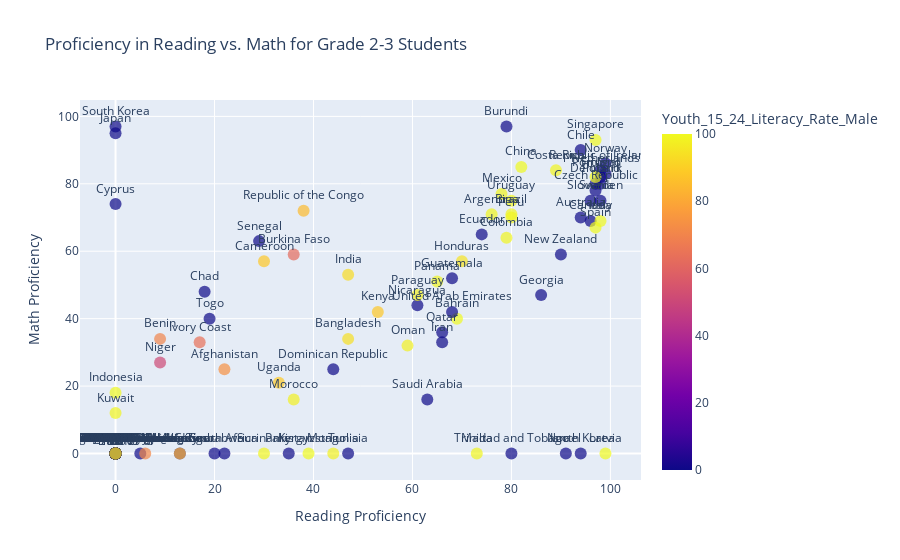

The notebook cell this image was saved under:
### Markdown cell above
## sans traitement des données

### Code cell
fig = px.scatter(df, x="Grade_2_3_Proficiency_Reading", y="Grade_2_3_Proficiency_Math", text="Countries and areas",
                 title="Proficiency in Reading vs. Math for Grade 2-3 Students",
                 labels={"Grade_2_3_Proficiency_Reading": "Reading Proficiency", "Grade_2_3_Proficiency_Math": "Math Proficiency"},
                 color="Youth_15_24_Literacy_Rate_Male", size="Youth_15_24_Literacy_Rate_Female")

fig.update_traces(textposition='top center', marker=dict(size=12, opacity=0.7))
fig.show()

### Figure 1 — Plotly figure (JSON) as saved in the notebook; plotly's stock layout.template omitted (floating-point values rounded to 4 significant figures; data arrays with more than 128 entries replaced by an {"elided": "..."} marker saying what was removed)
{"data": [{"hovertemplate": "Reading Proficiency=%{x}<br>Math Proficiency=%{y}<br>Youth_15_24_Literacy_Rate_Female=%{marker.size}<br>Countries and areas=%{text}<br>Youth_15_24_Literacy_Rate_Male=%{marker.color}<extra></extra>", "legendgroup": "", "marker": {"color": {"elided": "202 int values"}, "coloraxis": "coloraxis", "opacity": 0.7, "size": 12, "sizemode": "area", "sizeref": 0.25, "symbol": "circle"}, "mode": "markers+text", "name": "", "orientation": "v", "showlegend": false, "text": {"elided": "202 str values"}, "textposition": "top center", "type": "scatter", "x": {"elided": "202 int values"}, "xaxis": "x", "y": {"elided": "202 int values"}, "yaxis": "y"}], "layout": {"coloraxis": {"colorbar": {"title": {"text": "Youth_15_24_Literacy_Rate_Male"}}, "colorscale": [[0, "#0d0887"], [0.1111, "#46039f"], [0.2222, "#7201a8"], [0.3333, "#9c179e"], [0.4444, "#bd3786"], [0.5556, "#d8576b"], [0.6667, "#ed7953"], [0.7778, "#fb9f3a"], [0.8889, "#fdca26"], [1, "#f0f921"]]}, "legend": {"itemsizing": "constant", "tracegroupgap": 0}, "title": {"text": "Proficiency in Reading vs. Math for Grade 2-3 Students"}, "xaxis": {"anchor": "y", "domain": [0, 1], "title": {"text": "Reading Proficiency"}}, "yaxis": {"anchor": "x", "domain": [0, 1], "title": {"text": "Math Proficiency"}}}}
